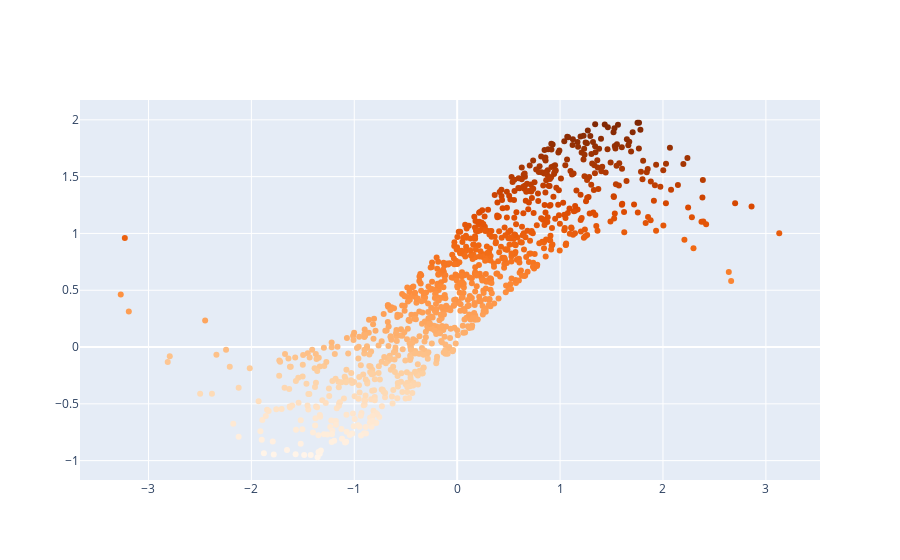

Notebook code cell kept with this figure:
### Code cell
fig = go.Figure()

fig.add_trace(go.Scatter(
    x=x,
    y=y,
    marker=dict(
        color=y,
        colorscale='oranges'
    ),
    mode='markers'
))

fig.show()

### Figure 1 — Plotly figure (JSON) as saved in the notebook; plotly's stock layout.template omitted (floating-point values rounded to 4 significant figures; data arrays with more than 128 entries replaced by an {"elided": "..."} marker saying what was removed)
{"data": [{"marker": {"color": {"elided": "1000 float values"}, "colorscale": [[0, "rgb(255,245,235)"], [0.125, "rgb(254,230,206)"], [0.25, "rgb(253,208,162)"], [0.375, "rgb(253,174,107)"], [0.5, "rgb(253,141,60)"], [0.625, "rgb(241,105,19)"], [0.75, "rgb(217,72,1)"], [0.875, "rgb(166,54,3)"], [1, "rgb(127,39,4)"]]}, "mode": "markers", "type": "scatter", "x": {"elided": "1000 float values"}, "y": {"elided": "1000 float values"}}], "layout": {}}
